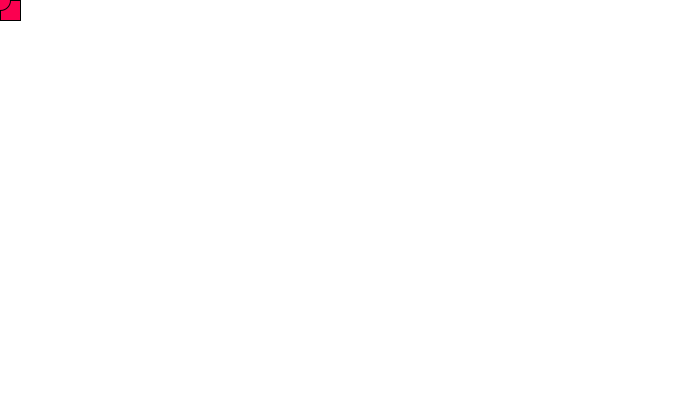
Frame 1 (no input)
Frame 60 (the mouse pressed at the canvas centre just before this capture): identical to frame 1, image omitted
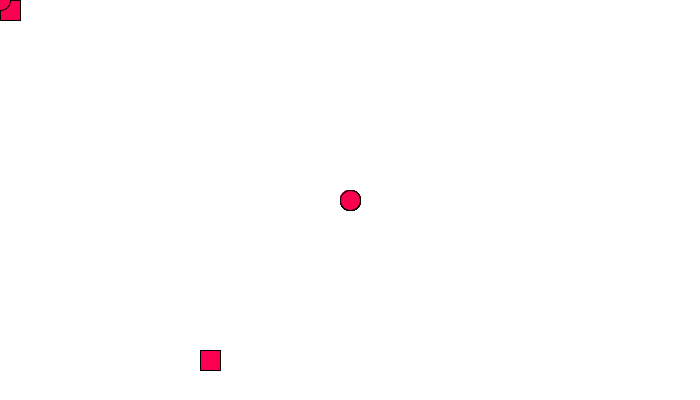
Frame 120 (the mouse held since frame 60 and released just before this capture)

The Processing sketch that drew these frames (run headless with seeded random() and noise(); from frame 60 on, the mouse is pressed at the canvas centre):

// Processing sketch: processing_34489
// ── processing_34489.pde

int x =20;
int click =0;

void setup() {

  size(700, 400);
  background(255);
  //fill( 251,0,0,80);
}
void draw() {

  
  if (mouseX < 700) {
    fill(251,0,80); 
    rect(mouseY,mouseX,x,x);
  }
 // if (mouseX>233 && mouseX<466){
    //fill(0);
  //}
 //if (mouseX>466 && mouseX<700){
   //fill(251,102,0);
//}
 if (mouseY <700){
  ellipse(mouseX,mouseY,x,x);
}
}
